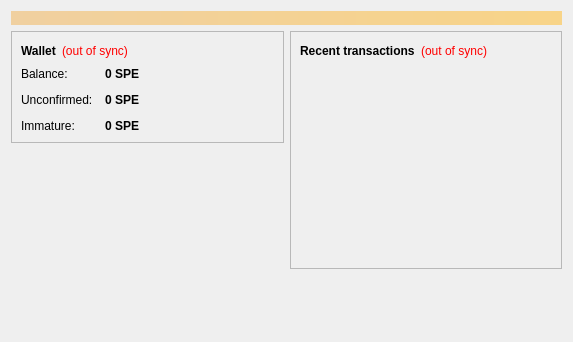
<?xml version="1.0" encoding="UTF-8"?>
<ui version="4.0">
 <class>OverviewPage</class>
 <widget class="QWidget" name="OverviewPage">
  <property name="geometry">
   <rect>
    <x>0</x>
    <y>0</y>
    <width>573</width>
    <height>342</height>
   </rect>
  </property>
  <property name="windowTitle">
   <string>Form</string>
  </property>
  <layout class="QVBoxLayout" name="topLayout">
   <item>
    <widget class="QLabel" name="labelAlerts">
     <property name="visible">
      <bool>false</bool>
     </property>
     <property name="styleSheet">
      <string notr="true">background-color: qlineargradient(x1: 0, y1: 0, x2: 1, y2: 0, stop:0 #F0D0A0, stop:1 #F8D488); color:#000000;</string>
     </property>
     <property name="wordWrap">
      <bool>true</bool>
     </property>
     <property name="margin">
      <number>3</number>
     </property>
    </widget>
   </item>
   <item>
    <layout class="QHBoxLayout" name="horizontalLayout" stretch="1,1">
     <item>
      <layout class="QVBoxLayout" name="verticalLayout_2">
       <item>
        <widget class="QFrame" name="frame">
         <property name="frameShape">
          <enum>QFrame::StyledPanel</enum>
         </property>
         <property name="frameShadow">
          <enum>QFrame::Raised</enum>
         </property>
         <layout class="QVBoxLayout" name="verticalLayout_4">
          <item>
           <layout class="QHBoxLayout" name="horizontalLayout_4">
            <item>
             <widget class="QLabel" name="label_5">
              <property name="font">
               <font>
                <weight>75</weight>
                <bold>true</bold>
               </font>
              </property>
              <property name="text">
               <string>Wallet</string>
              </property>
             </widget>
            </item>
            <item>
             <widget class="QLabel" name="labelWalletStatus">
              <property name="toolTip">
               <string>The displayed information may be out of date. Your wallet automatically synchronizes with the Sperry network after a connection is established, but this process has not completed yet.</string>
              </property>
              <property name="styleSheet">
               <string notr="true">QLabel { color: red; }</string>
              </property>
              <property name="text">
               <string notr="true">(out of sync)</string>
              </property>
              <property name="alignment">
               <set>Qt::AlignLeading|Qt::AlignLeft|Qt::AlignVCenter</set>
              </property>
             </widget>
            </item>
            <item>
             <spacer name="horizontalSpacer_2">
              <property name="orientation">
               <enum>Qt::Horizontal</enum>
              </property>
              <property name="sizeHint" stdset="0">
               <size>
                <width>40</width>
                <height>20</height>
               </size>
              </property>
             </spacer>
            </item>
           </layout>
          </item>
          <item>
           <layout class="QFormLayout" name="formLayout_2">
            <property name="fieldGrowthPolicy">
             <enum>QFormLayout::AllNonFixedFieldsGrow</enum>
            </property>
            <property name="horizontalSpacing">
             <number>12</number>
            </property>
            <property name="verticalSpacing">
             <number>12</number>
            </property>
            <item row="0" column="0">
             <widget class="QLabel" name="label">
              <property name="text">
               <string>Balance:</string>
              </property>
             </widget>
            </item>
            <item row="0" column="1">
             <widget class="QLabel" name="labelBalance">
              <property name="font">
               <font>
                <weight>75</weight>
                <bold>true</bold>
               </font>
              </property>
              <property name="cursor">
               <cursorShape>IBeamCursor</cursorShape>
              </property>
              <property name="toolTip">
               <string>Your current balance</string>
              </property>
              <property name="text">
               <string notr="true">0 SPE</string>
              </property>
              <property name="textInteractionFlags">
               <set>Qt::LinksAccessibleByMouse|Qt::TextSelectableByKeyboard|Qt::TextSelectableByMouse</set>
              </property>
             </widget>
            </item>
            <item row="1" column="0">
             <widget class="QLabel" name="label_3">
              <property name="text">
               <string>Unconfirmed:</string>
              </property>
             </widget>
            </item>
            <item row="1" column="1">
             <widget class="QLabel" name="labelUnconfirmed">
              <property name="font">
               <font>
                <weight>75</weight>
                <bold>true</bold>
               </font>
              </property>
              <property name="cursor">
               <cursorShape>IBeamCursor</cursorShape>
              </property>
              <property name="toolTip">
               <string>Total of transactions that have yet to be confirmed, and do not yet count toward the current balance</string>
              </property>
              <property name="text">
               <string notr="true">0 SPE</string>
              </property>
              <property name="textInteractionFlags">
               <set>Qt::LinksAccessibleByMouse|Qt::TextSelectableByKeyboard|Qt::TextSelectableByMouse</set>
              </property>
             </widget>
            </item>
            <item row="2" column="0">
             <widget class="QLabel" name="labelImmatureText">
              <property name="text">
               <string>Immature:</string>
              </property>
             </widget>
            </item>
            <item row="2" column="1">
             <widget class="QLabel" name="labelImmature">
              <property name="font">
               <font>
                <weight>75</weight>
                <bold>true</bold>
               </font>
              </property>
              <property name="toolTip">
               <string>Mined balance that has not yet matured</string>
              </property>
              <property name="text">
               <string notr="true">0 SPE</string>
              </property>
              <property name="textInteractionFlags">
               <set>Qt::LinksAccessibleByMouse|Qt::TextSelectableByKeyboard|Qt::TextSelectableByMouse</set>
              </property>
             </widget>
            </item>
           </layout>
          </item>
         </layout>
        </widget>
       </item>
       <item>
        <spacer name="verticalSpacer">
         <property name="orientation">
          <enum>Qt::Vertical</enum>
         </property>
         <property name="sizeHint" stdset="0">
          <size>
           <width>20</width>
           <height>40</height>
          </size>
         </property>
        </spacer>
       </item>
      </layout>
     </item>
     <item>
      <layout class="QVBoxLayout" name="verticalLayout_3">
       <item>
        <widget class="QFrame" name="frame_2">
         <property name="frameShape">
          <enum>QFrame::StyledPanel</enum>
         </property>
         <property name="frameShadow">
          <enum>QFrame::Raised</enum>
         </property>
         <layout class="QVBoxLayout" name="verticalLayout">
          <item>
           <layout class="QHBoxLayout" name="horizontalLayout_2">
            <item>
             <widget class="QLabel" name="label_4">
              <property name="text">
               <string>&lt;b&gt;Recent transactions&lt;/b&gt;</string>
              </property>
             </widget>
            </item>
            <item>
             <widget class="QLabel" name="labelTransactionsStatus">
              <property name="toolTip">
               <string>The displayed information may be out of date. Your wallet automatically synchronizes with the Sperry network after a connection is established, but this process has not completed yet.</string>
              </property>
              <property name="styleSheet">
               <string notr="true">QLabel { color: red; }</string>
              </property>
              <property name="text">
               <string notr="true">(out of sync)</string>
              </property>
              <property name="alignment">
               <set>Qt::AlignRight|Qt::AlignTrailing|Qt::AlignVCenter</set>
              </property>
             </widget>
            </item>
            <item>
             <spacer name="horizontalSpacer">
              <property name="orientation">
               <enum>Qt::Horizontal</enum>
              </property>
              <property name="sizeHint" stdset="0">
               <size>
                <width>40</width>
                <height>20</height>
               </size>
              </property>
             </spacer>
            </item>
           </layout>
          </item>
          <item>
           <widget class="QListView" name="listTransactions">
            <property name="styleSheet">
             <string notr="true">QListView { background: transparent; }</string>
            </property>
            <property name="frameShape">
             <enum>QFrame::NoFrame</enum>
            </property>
            <property name="verticalScrollBarPolicy">
             <enum>Qt::ScrollBarAlwaysOff</enum>
            </property>
            <property name="horizontalScrollBarPolicy">
             <enum>Qt::ScrollBarAlwaysOff</enum>
            </property>
            <property name="selectionMode">
             <enum>QAbstractItemView::NoSelection</enum>
            </property>
           </widget>
          </item>
         </layout>
        </widget>
       </item>
       <item>
        <spacer name="verticalSpacer_2">
         <property name="orientation">
          <enum>Qt::Vertical</enum>
         </property>
         <property name="sizeHint" stdset="0">
          <size>
           <width>20</width>
           <height>40</height>
          </size>
         </property>
        </spacer>
       </item>
      </layout>
     </item>
    </layout>
   </item>
  </layout>
 </widget>
 <resources/>
 <connections/>
</ui>
